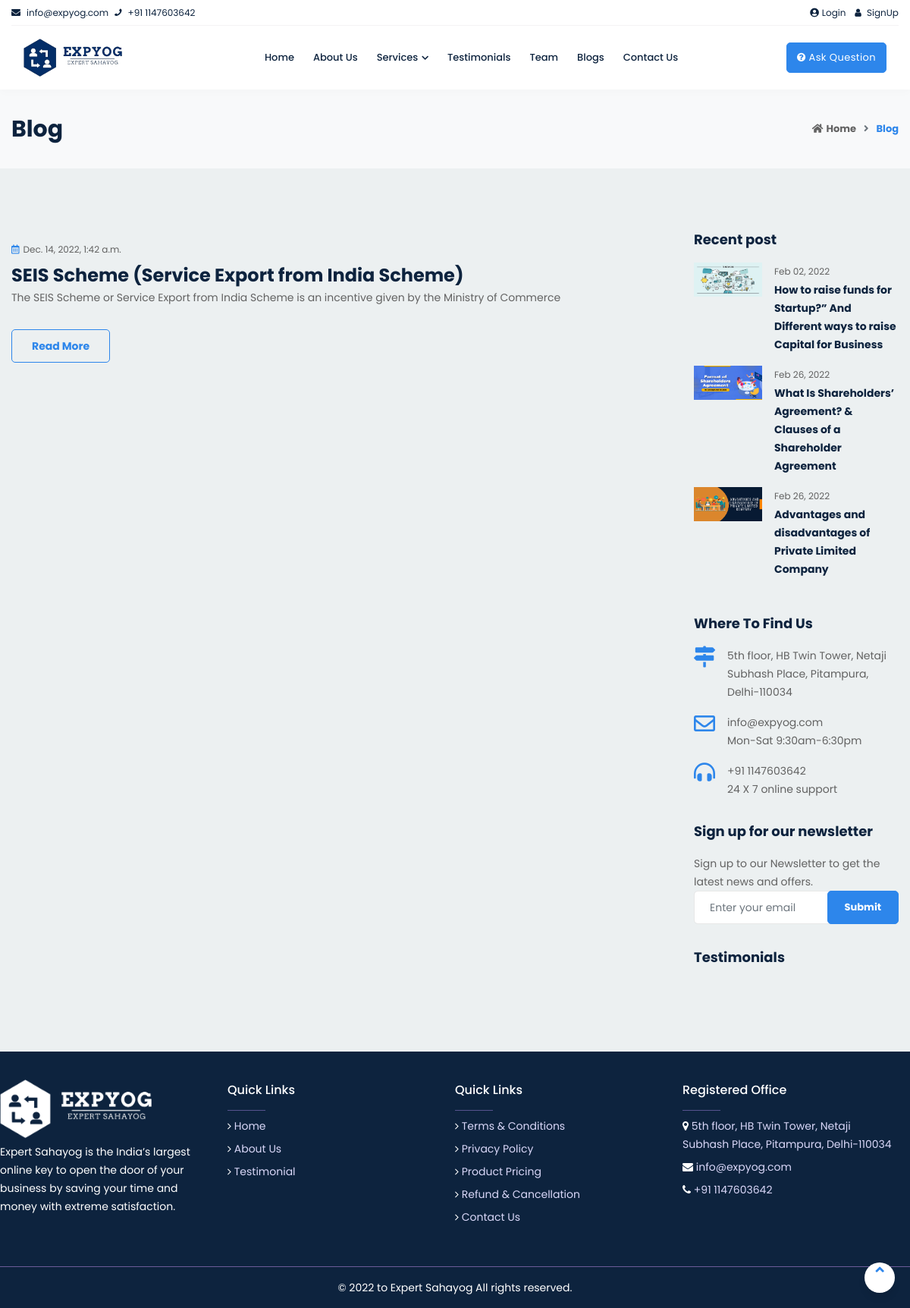
Before: /blog-list/ with the older database file.
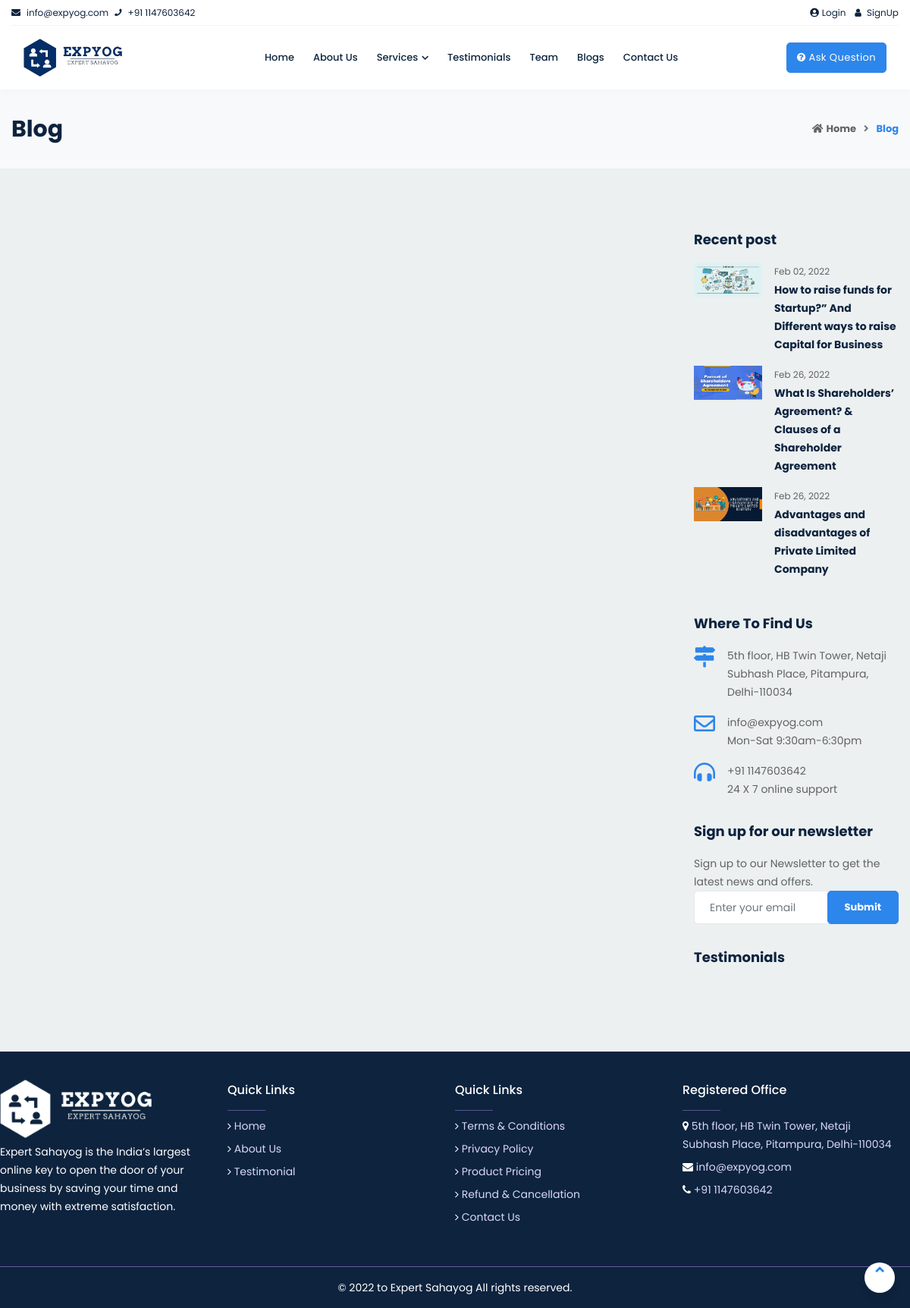
After: the same page with the newer database file.
### cms/models.py (models this page shows, shortened)
class Blog(models.Model):
    title = models.CharField(max_length=120)
    intro = models.TextField(blank=True, null=True)
    slug = models.SlugField()
    blog_date = models.DateField(auto_now_add=True)
    author = models.CharField(max_length=120)
    image = models.ImageField(upload_to='blog')
    body = RichTextField(blank=True, null=True)
    date_created = models.DateTimeField(auto_now_add=True)
    class Meta:
        ordering = ['-date_created']

### core/views.py (the view)
# urls.py: path('blog-list/', views.blog_list, name="blog-list"),
def blog_list(request):
    blog_list = Blog.objects.all()
    context = {
        'blog_list': blog_list,
    }
    return render(request, 'blog-list.html', context)

### cms/custom_context_processor.py (called while the page is built)
def service_renderer(request):
    return {
       'all_services': Service.objects.all() ,
    }

### core/templates/blog-list.html (shortened to what this page needs)
{% extends 'base.html' %}
{% load static %}
{% block content %}
<div class="inner-header bg-light">
  <div class="container">
    <div class="row align-items-center">
      <div class="col-sm-6 text-center text-sm-left mb-2 mb-sm-0">
        <h1 class="breadcrumb-title mb-0">Blog</h1>
      </div>
      <div class="col-sm-6">
        <ol class="breadcrumb d-flex justify-content-center justify-content-sm-end ml-auto">
          <li class="breadcrumb-item"><a href="index.html"><i class="fas fa-home mr-1"></i>Home</a></li>
          <li class="breadcrumb-item active"><span>Blog</span></li>
        </ol>
      </div>
    </div>
  </div>
</div>
<section class="space-ptb">
  <div class="container">
    <div class="row">
      <div class="col-lg-9 order-1 order-lg-1">
        {% for blog in blog_list %}
        <div class="blog-post mb-4 mb-sm-5">
          <div class="blog-post-content">
            <div class="blog-post-info">
              <div class="blog-post-date"><a href="#"><i class="far fa-calendar"></i>{{blog.date_created}}</a></div>
            </div>
            <div class="blog-post-details">
              <h5 class="blog-post-title">
                <a href="blog-detail/4.html">{{blog.title}}</a>
              </h5>
              <p>{{blog.intro}}</p>
            </div>
            <div class="blog-post-footer d-flex align-items-center">
              <a href="{% url 'blog-detail' pk=blog.slug %}" class="btn btn-outline-primary">Read More</a>
            </div>
          </div>
        </div>
        {% endfor %}
        <div class="row">
        </div>
      </div>
      <div class="col-lg-3 mt-lg-0 mt-5 order-2 order-lg-1">
        <div class="blog-sidebar">
          <div class="widget">
            <h6 class="mb-3">Recent post </h6>
            <div class="row">
              <div class="col-12 d-flex mb-3">
                <div class="recent-post-img avatar avatar-lg mr-3">
                  <img class="img-fluid" src="uploads/blogs/1648661206.jpg" alt="">
                </div>
                <div class="recent-post-info">
                  <small class="d-block">Feb 02, 2022</small>
                  <a class="text-dark" href="blog-detail/1.html"><b>How to raise funds for Startup?” And Different ways
                      to raise Capital for Business</b></a>
                </div>
              </div>
              <div class="col-12 d-flex mb-3">
                <div class="recent-post-img avatar avatar-lg mr-3">
                  <img class="img-fluid" src="uploads/blogs/1648662158.jpg" alt="">
                </div>
                <div class="recent-post-info">
                  <small class="d-block">Feb 26, 2022</small>
                  <a class="text-dark" href="blog-detail/3.html"><b>What Is Shareholders’ Agreement? &amp; Clauses of a
                      Shareholder Agreement</b></a>
                </div>
              </div>
              <div class="col-12 d-flex mb-3">
                <div class="recent-post-img avatar avatar-lg mr-3">
                  <img class="img-fluid" src="uploads/blogs/1648657868.png" alt="">
                </div>
                <div class="recent-post-info">
                  <small class="d-block">Feb 26, 2022</small>
                  <a class="text-dark" href="blog-detail/4.html"><b>Advantages and disadvantages of Private Limited
                      Company</b></a>
                </div>
              </div>
            </div>
          </div>
          <div class="widget">
            <h6 class="mb-3">Where To Find Us </h6>
            <div class="row">
              <div class="col-12 d-flex mb-3">
                <div class="text-primary mr-3">
                  <i class="fas fa-2x fa-map-signs"></i>
                </div>
                <div class="recent-post-info">
                  <span>5th floor, HB Twin Tower, Netaji Subhash Place, Pitampura, Delhi-110034</span>
                </div>
              </div>
              <div class="col-12 d-flex mb-3">
                <div class="text-primary mr-3">
                  <i class="far fa-2x fa-envelope"></i>
                </div>
                <div class="recent-post-info">
                  <span>info@expyog.com<br> Mon-Sat 9:30am-6:30pm</span>
                </div>
              </div>
              <div class="col-12 d-flex">
                <div class="text-primary mr-3">
                  <i class="fas fa-2x fa-headphones-alt"></i>
                </div>
                <div class="recent-post-info">
                  <span> <a class="text-body" href="tel:+(704) 279-1249">+91 1147603642</a><br> 24 X 7 online
                    support</span>
                </div>
              </div>
            </div>
          </div>
          <div class="widget">
            <h6 class="mb-3">Sign up for our newsletter
            </h6>
            <p>Sign up to our Newsletter to get the latest news and offers. </p>
            <form class="form-inline input-with-btn">
              <div class="form-group">
                <input type="text" class="form-control form-control-sm" placeholder="Enter your email">
              </div>
              <button type="submit" class="btn btn-sm btn-primary">Submit</button>
            </form>
          </div>
          <div class="widget">
            <h6 class="mb-3">Testimonials</h6>
          </div>
        </div>
      </div>
    </div>
  </div>
</section>
{% endblock content %}

### core/templates/base.html (shortened to what this page needs)
{% load static %}
<html lang="en">
<head>
    <link rel="stylesheet" href="{% static 'css/font-awesome/all.min.css' %}">
    <link rel="stylesheet" href="{% static 'css/flaticon/flaticon.css'%}">
    <link rel="stylesheet" href="{% static 'css/bootstrap/bootstrap.min.css'%}">
    <link rel="stylesheet" href="https://stackpath.bootstrapcdn.com/font-awesome/4.7.0/css/font-awesome.min.css">
    <link rel="stylesheet" href="{% static 'css/owl-carousel/owl.carousel.min.css'%}">
    <link rel="stylesheet" href="{% static 'css/swiper/swiper.min.css'%}">
    <link rel="stylesheet" href="{% static 'css/animate/animate.min.css'%}">
    <link rel="stylesheet" href="{% static 'css/selectize.css'%}">
    <link rel="stylesheet" href="{% static 'css/upvotejs.min.css'%}">
    <link rel="stylesheet" href="{% static 'css/qna.css'%}">
    <link rel="stylesheet" href="{% static 'css/style.css'%}">
    <link rel="stylesheet" href="{% static 'css/responsive.css'%}">
    <link rel="stylesheet" href="https://maxst.icons8.com/vue-static/landings/line-awesome/line-awesome/1.3.0/css/line-awesome.min.css">
  </head>
<body>
    <header class="header header-sticky default">
        <div class="topbar">
            <div class="container">
                <div class="topbar-inner">
                    <div class="row">
                        <div class="col-12">
                            <div class="d-block d-md-flex align-items-center text-center">
                                <div class="mr-2 d-inline-block">
                                    <a href="mailto:info@expyog.com"><i
                                            class="fas fa-envelope mr-2 fa-flip-horizontal"></i>info@expyog.com</a>
                                </div>
                                <div class="mr-auto d-inline-block">
                                    <a href="tel:911147603642"><i class="fa fa-phone mr-2 fa fa-flip-horizontal"></i>+91
                                        1147603642</a>
                                </div>
                                <div class="social d-inline-block">
                                    {% if not user.is_authenticated  %}
                                    <div class="">
                                        <div class="mr-2 d-inline-block">
                                            <a href="/account/login"><i
                                                    class="fas fa-user-circle mr-1 "></i>Login</a>
                                        </div>
                                        <div class="mr-auto d-inline-block">
                                            <a href="/account/sign-up"><i class="fa fa-user mr-1 "></i> SignUp</a>
                                        </div>
                                    </div>
                                    {% endif %}
                                </div>
                            </div>
                        </div>
                    </div>
                </div>
            </div>
        </div>
        <nav class="navbar navbar-static-top navbar-expand-xl">
            <div class="container position-relative">
                <a class="navbar-brand" href="{% url 'index' %}?category=&page=1">
                    <img class="img-fluid" src="{% static 'frontend/images/logo.png'%}" alt="logo">
                </a>
                <div class="navbar-collapse collapse justify-content-end justify-content-xl-center">
                    <ul class="nav navbar-nav">
                        <li class="nav-item dropdown"> <a class="nav-link" href="{% url 'home' %}"> Home </a> </li>
                        <li class="nav-item"> <a class="nav-link" href="{% url 'about' %}"> About Us </a> </li>
                        <li class="dropdown nav-item">
                            <a class="nav-link" href="javascript:void(0)" data-toggle="dropdown">Services<i
                                    class="fas fa-chevron-down fa-xs"></i></a>
                        </li>
                        <li class="nav-item"> <a class="nav-link" href="{% url 'testimonial' %}"> Testimonials</a> </li>
                        <li class="nav-item"> <a class="nav-link" href="{% url 'team' %}"> Team</a> </li>
                        <li class="nav-item"> <a class="nav-link" href="{% url 'blog-list' %}"> Blogs</a> </li>
                        <li class="nav-item"> <a class="nav-link" href="{% url 'contact' %}"> Contact Us</a> </li>
                    </ul>
                </div>
                <a class="btn btn-primary btn-md mr-5 mr-xl-0 d-none d-sm-block btn_animate"
                    href="{% url 'create-question' %}"><i class="fa fa-question-circle" aria-hidden="true"></i>
                    Ask Question </a>
            </div>
        </nav>
    </header>
    {% block content %}
    {% endblock content %}
    <footer>
        <div class="footer-mid   footer bg-dark nav-folderized">
            <div class="container">
                <div class="row">
                    <div class="col-lg-3 nav">
                        <ul class="footer-contact">
                            <li><img src="{% static 'frontend/images/whitelogo.png'%}" class="img-fluid" width="70%"
                                    alt=""></li>
                            <li>Expert Sahayog is the India’s largest online key to open the door of your business by
                                saving your time and money with extreme satisfaction. </li>
                            <li>
                            </li>
                        </ul>
                    </div>
                    <div class="col-lg-3 nav">
                        <h5>Quick Links</h5>
                        <ul class="footer-contact">
                            <li><i class="fa fa-angle-right"></i> <a href="{% url 'home' %}">Home</a></li>
                            <li><i class="fa fa-angle-right"></i> <a href="{% url 'about' %}">About Us</a></li>
                            <li><i class="fa fa-angle-right"></i> <a href="{% url 'testimonial' %}">Testimonial</a></li>
                        </ul>
                    </div>
                    <div class="col-lg-3 nav">
                        <h5>Quick Links</h5>
                        <ul class="footer-contact">
                            <li><i class="fa fa-angle-right"></i> <a href="terms.html">Terms &amp; Conditions</a></li>
                            <li><i class="fa fa-angle-right"></i> <a href="privacy.html">Privacy Policy</a></li>
                            <li><i class="fa fa-angle-right"></i> <a href="pricing.html">Product Pricing</a></li>
                            <li><i class="fa fa-angle-right"></i> <a href="refund.html">Refund &amp; Cancellation</a>
                            </li>
                            <li><i class="fa fa-angle-right"></i> <a href="{% url 'contact' %}">Contact Us</a></li>
                        </ul>
                    </div>
                    <div class="col-lg-3 nav">
                        <h5>Registered Office</h5>
                        <ul class="footer-contact">
                            <li><i class="fa fa-map-marker"></i> <a href="https://g.page/Solicitors?share"
                                    target="blank"> 5th floor, HB Twin Tower, Netaji Subhash Place, Pitampura,
                                    Delhi-110034</a></li>
                            <li><i class="fa fa-envelope"></i> <a href="mailto:info@expyog.com"> info@expyog.com</a>
                            </li>
                            <li><i class="fa fa-phone"></i> <a href="tel:911147603642"> +91 1147603642 </a></li>
                        </ul>
                    </div>
                </div>
            </div>
        </div>
        <div class="copyright-wrap">
            <div class="container">
                <div class="row align-items-center">
                    <div class="col-lg-12 text-center">© 2022 to <a href="home.html"> Expert Sahayog</a> All rights
                        reserved.</div>
                </div>
            </div>
        </div>
    </footer>
    <div id="back-to-topq" class="back-to-topq">
        <a href="#"><i class="fas fa-angle-up"></i> </a>
    </div>
</body>
</html>

Changed rows visible on the page:
removed Blog: date_created "Dec. 14, 2022, 1:42 a.m.", title "SEIS Scheme (Service Export from India Scheme)", intro "The SEIS Scheme or Service Export from India Scheme is an incentive given by the Ministry of Commerce"
